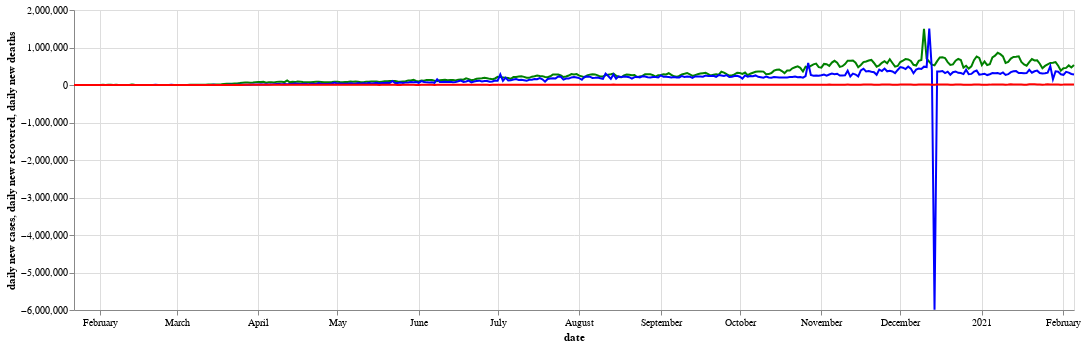

Notebook cell for this chart:
### Code cell
#Plot Altair 4: Global time series chart for daily new cases, recovered, and deaths - version 1 (Im not using this at my webapp)
import altair as alt
from vega_datasets import data

source = timeseries_final

base = alt.Chart(source).encode(x='date:T')
base = alt.Chart(source).encode(
        alt.X('date:T'), tooltip=['yearmonthdate(date)','daily new cases', 'daily new recovered', 'daily new deaths']
)

line1 =  base.mark_line(color='green').encode(
    y='daily new cases:Q'
)

line2=  base.mark_line(color='blue').encode(
    y='daily new recovered:Q'
)
line3=  base.mark_line(color='red').encode(
    y='daily new deaths:Q'
)
chart = (line1 + line2 + line3).properties(width=1000)
chart

### Figure 1 — Vega-Lite specification as saved in the notebook (floating-point values rounded to 4 significant figures; data arrays with more than 128 entries replaced by an {"elided": "..."} marker saying what was removed)
{"config": {"view": {"continuousWidth": 400, "continuousHeight": 300}}, "layer": [{"mark": {"type": "line", "color": "green"}, "encoding": {"tooltip": [{"type": "temporal", "field": "date", "timeUnit": "yearmonthdate"}, {"type": "quantitative", "field": "daily new cases"}, {"type": "quantitative", "field": "daily new recovered"}, {"type": "quantitative", "field": "daily new deaths"}], "x": {"type": "temporal", "field": "date"}, "y": {"type": "quantitative", "field": "daily new cases"}}}, {"mark": {"type": "line", "color": "blue"}, "encoding": {"tooltip": [{"type": "temporal", "field": "date", "timeUnit": "yearmonthdate"}, {"type": "quantitative", "field": "daily new cases"}, {"type": "quantitative", "field": "daily new recovered"}, {"type": "quantitative", "field": "daily new deaths"}], "x": {"type": "temporal", "field": "date"}, "y": {"type": "quantitative", "field": "daily new recovered"}}}, {"mark": {"type": "line", "color": "red"}, "encoding": {"tooltip": [{"type": "temporal", "field": "date", "timeUnit": "yearmonthdate"}, {"type": "quantitative", "field": "daily new cases"}, {"type": "quantitative", "field": "daily new recovered"}, {"type": "quantitative", "field": "daily new deaths"}], "x": {"type": "temporal", "field": "date"}, "y": {"type": "quantitative", "field": "daily new deaths"}}}], "data": {"name": "data-628fd3314359ab947ca5013a3d0afba4"}, "width": 1000, "$schema": "https://vega.github.io/schema/vega-lite/v4.8.1.json", "datasets": {"data-628fd3314359ab947ca5013a3d0afba4": {"elided": "381 records"}}}
